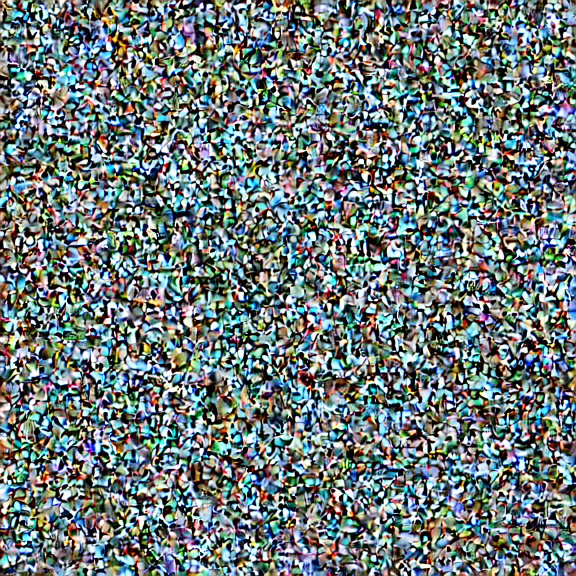
#> input picture inpaint-func/bottom00.png, 1152 x 1152 px (shown at 1/2 size); the run also reads 1 picture not shown here
$ python make_mask.py bottom00.png bottom01.png bottom01.png
#> lines starting #> are read from the running program, lines starting #| are printed output that depends on the picture; after the words box and inside, x2 and y2 are one past the last pixel; in counts of white or black regions, pixels touching at a corner belong together
import cv2
import numpy as np
import sys

def main():
    margin = 64
    inpaint_size = 512+64 - margin
    whole_size = inpaint_size + margin
    argv = sys.argv
    top_left_path = argv[1]
    top_right_path = argv[2]
    bottom_left_path = argv[3]
    extension = top_left_path.split('.')[-1]

    # 255: white, 0: black
    input_image = np.full((whole_size,whole_size,3), 255)
    mask_image = np.full((whole_size,whole_size,3), 255)
    top_left_image = cv2.imread(top_left_path) # 512 * 512 size
#> top_left_image is the input picture: shape (1152, 1152, 3); mean B, G, R 120.5, 120.9, 107.4
    top_right_image = cv2.imread(top_right_path) # 512 * 512 size
    bottom_left_image = cv2.imread(bottom_left_path) # 512 * 512 size

    # trace input
    input_image[0:margin, 0:margin] = top_left_image[-margin:, -margin:]
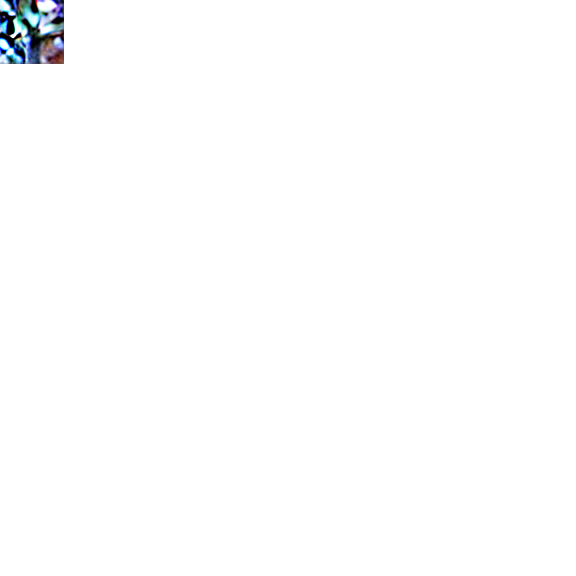
#> input_image: shape (576, 576, 3) int64; mean B, G, R 253.6, 253.3, 253.1
    input_image[0:margin, margin:] = top_right_image[-margin:, :inpaint_size]
    input_image[margin:, 0:margin] = bottom_left_image[:inpaint_size, -margin:]
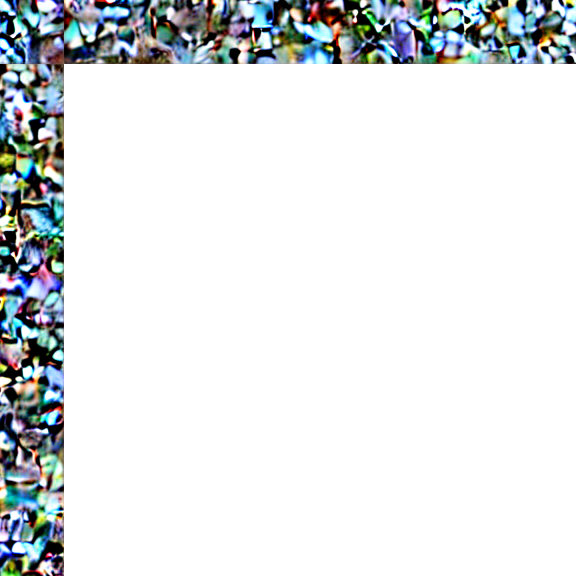
#> input_image: shape (576, 576, 3) int64; mean B, G, R 228.7, 227.6, 224.4

    # bottom
    # input_image[-margin:, margin:] = top_right_image[:margin, :inpaint_size]
    # input_image[margin:, -margin:] = bottom_left_image[:inpaint_size, :margin]

    # fill mask
    mask_image[0:margin, 0:margin].fill(0)
    mask_image[0:margin, margin:].fill(0)
    mask_image[margin:, 0:margin].fill(0)

    # bottom
    # mask_image[-margin:, margin:].fill(0)
    # mask_image[margin:, -margin:].fill(0)

    # for sparce input?
    # for i, r in enumerate(input_image):
    #     for j, p in enumerate(r):
    #         if sum(p) != 255*3:
    #             mask_image[i][j].fill(0)


    cv2.imwrite(top_left_path[:-len(extension)-1]+'_input.'+extension,input_image)
    cv2.imwrite(top_left_path[:-len(extension)-1]+'_mask.'+extension,mask_image)
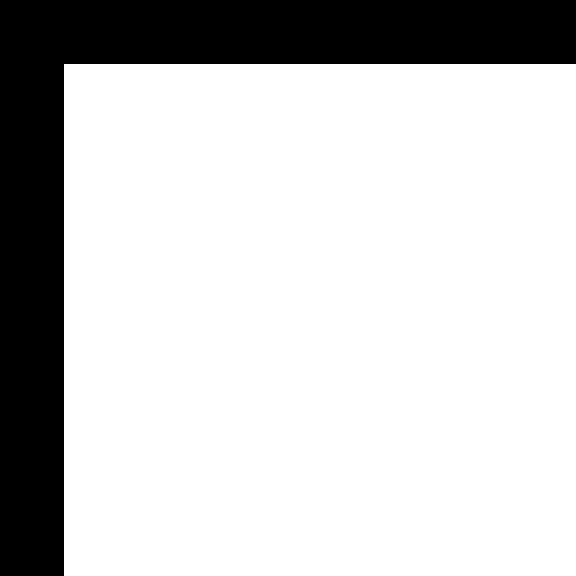
#> saved as bottom00_mask.png: shape (576, 576, 3); 79% white; 1 black region, box (x1, y1, x2, y2) and area: (0, 0, 576, 576) 69632

if __name__ == '__main__':
    main()
